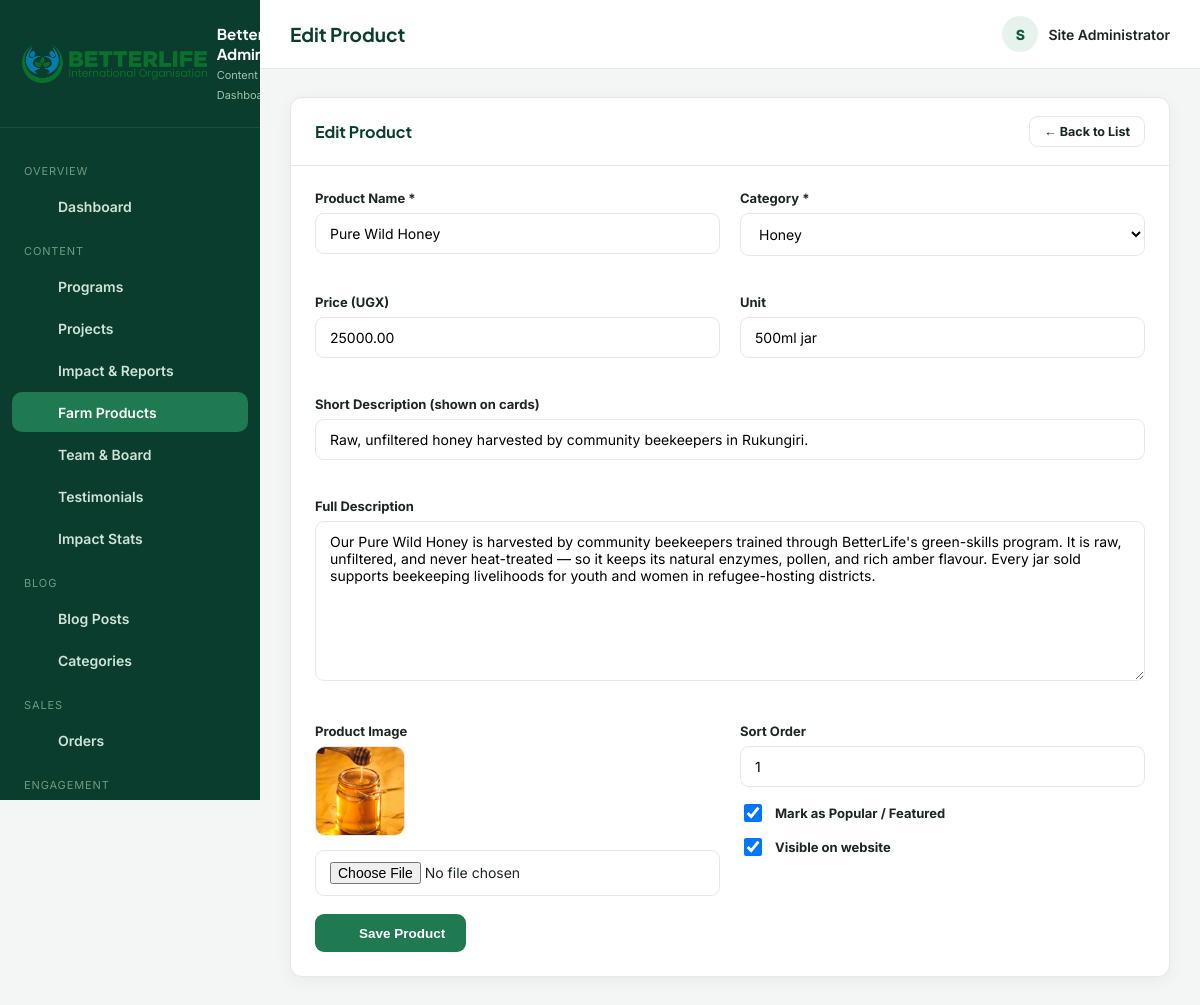
The page /admin/products.php?action=edit&id=1 (signed in) on the database as committed earlier.
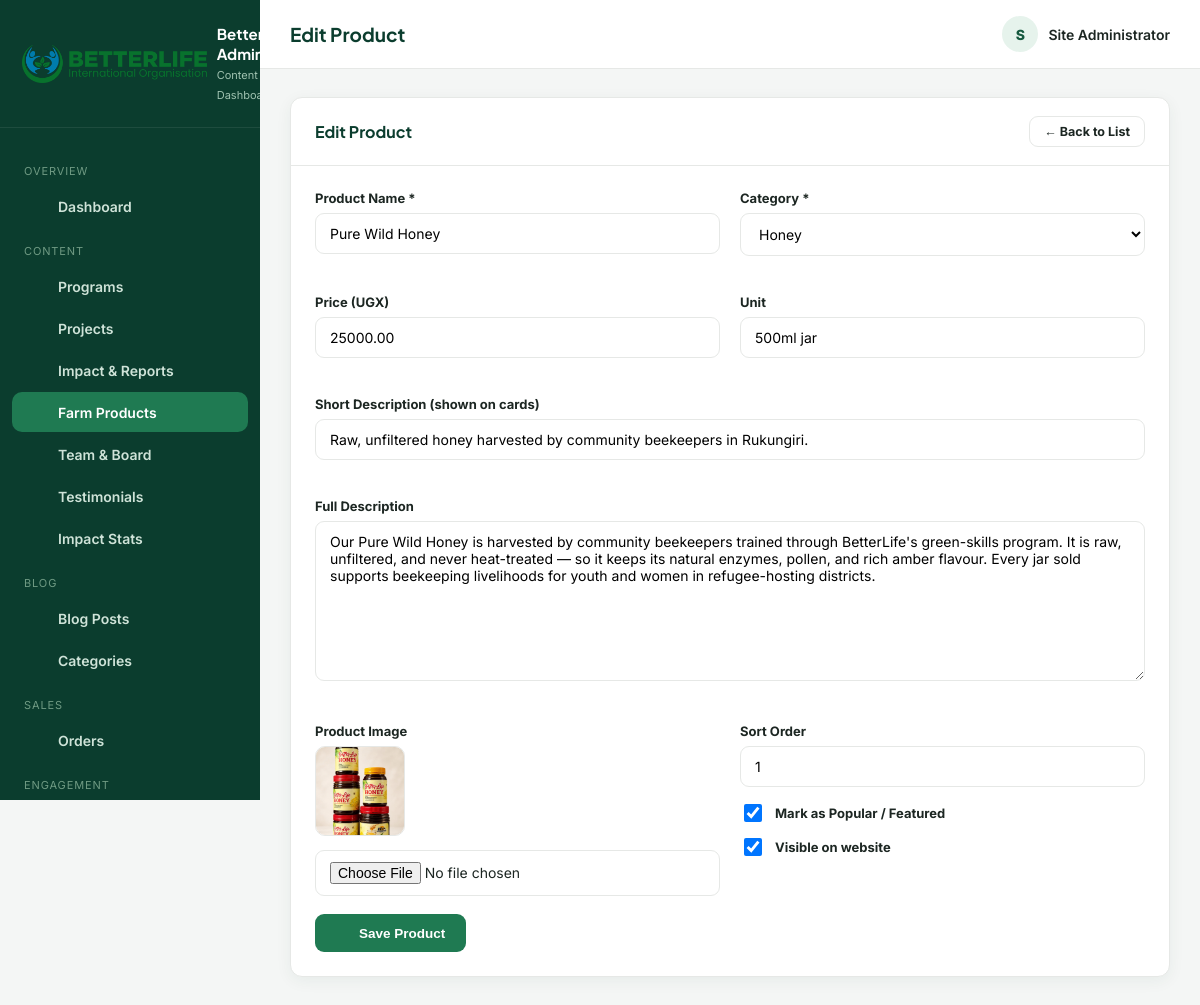
The same page on the database as committed later.
### tables this page shows
CREATE TABLE products (
  id INT AUTO_INCREMENT PRIMARY KEY,
  name VARCHAR(150) NOT NULL,
  slug VARCHAR(170) NOT NULL UNIQUE,
  category VARCHAR(80) NOT NULL,
  price DECIMAL(10,2) DEFAULT NULL,
  unit VARCHAR(50) DEFAULT NULL,
  short_desc VARCHAR(255),
  description LONGTEXT,
  image VARCHAR(255),
  featured TINYINT(1) DEFAULT 0,
  status TINYINT(1) DEFAULT 1,
  sort_order INT DEFAULT 0,
  created_at TIMESTAMP DEFAULT CURRENT_TIMESTAMP,
  updated_at TIMESTAMP DEFAULT CURRENT_TIMESTAMP ON UPDATE CURRENT_TIMESTAMP
);

### admin/products.php (the view, shortened to what this page needs)
<?php
require_once __DIR__ . '/includes/auth.php';
$action = $_GET['action'] ?? 'list';
$id = (int) ($_GET['id'] ?? 0);
$categoryOptions = ['Honey', 'Ghee', 'Yoghurt', 'Dairy', 'Farm Inputs', 'Other'];
$editing = null;
if (in_array($action, ['add', 'edit'], true)) {
    if ($action === 'edit') {
        $stmt = $pdo->prepare("SELECT * FROM products WHERE id = ?");
        $stmt->execute([$id]);
        $editing = $stmt->fetch();
    }
    $pageTitle = $action === 'edit' ? 'Edit Product' : 'Add Farm Product';
    require __DIR__ . '/includes/header.php';
    ?>
    <div class="panel">
      <div class="panel-head"><h3><?= h($pageTitle) ?></h3><a href="<?= ADMIN_URL ?>/products.php" class="btn btn-outline btn-sm">← Back to List</a></div>
      <div class="panel-body">
        <form method="post" enctype="multipart/form-data">
          <div class="form-grid">
            <div class="form-group"><label>Product Name *</label><input type="text" name="name" class="form-control" required value="<?= h($editing['name'] ?? '') ?>"></div>
            <div class="form-group">
              <label>Category *</label>
              <select name="category" class="form-control" required>
                <?php foreach ($categoryOptions as $c): ?>
                  <option value="<?= h($c) ?>" <?= (($editing['category'] ?? '') === $c) ? 'selected' : '' ?>><?= h($c) ?></option>
                <?php endforeach; ?>
              </select>
            </div>
            <div class="form-group"><label>Price (UGX)</label><input type="number" step="0.01" name="price" class="form-control" value="<?= h($editing['price'] ?? '') ?>"></div>
            <div class="form-group"><label>Unit</label><input type="text" name="unit" class="form-control" placeholder="e.g. 500ml jar" value="<?= h($editing['unit'] ?? '') ?>"></div>
            <div class="form-group full"><label>Short Description (shown on cards)</label><input type="text" name="short_desc" class="form-control" value="<?= h($editing['short_desc'] ?? '') ?>"></div>
            <div class="form-group full"><label>Full Description</label><textarea name="description" class="form-control" style="min-height:160px;"><?= h($editing['description'] ?? '') ?></textarea></div>
            <div class="form-group">
              <label>Product Image</label>
              <?php if (!empty($editing['image'])): ?><img src="<?= asset_url($editing['image']) ?>" class="current-image"><br><?php endif; ?>
              <input type="file" name="image" class="form-control" accept="image/*">
            </div>
            <div class="form-group">
              <label>Sort Order</label>
              <input type="number" name="sort_order" class="form-control" value="<?= h($editing['sort_order'] ?? '0') ?>">
              <div class="checkbox-row" style="margin-top:14px;">
                <input type="checkbox" name="featured" id="featured" <?= !empty($editing['featured']) ? 'checked' : '' ?>>
                <label for="featured" style="margin:0;">Mark as Popular / Featured</label>
              </div>
              <div class="checkbox-row" style="margin-top:10px;">
                <input type="checkbox" name="status" id="status" <?= (!isset($editing) || $editing['status']) ? 'checked' : '' ?>>
                <label for="status" style="margin:0;">Visible on website</label>
              </div>
            </div>
          </div>
          <button type="submit" class="btn btn-primary ico-text"><?= icon('save', 16) ?> Save Product</button>
        </form>
      </div>
    </div>
    <?php
    require __DIR__ . '/includes/footer.php';
    exit;
}
require __DIR__ . '/includes/header.php';
?>
<?php require __DIR__ . '/includes/footer.php'; ?>

Rows that differ between the two databases and show on the page:
changed products "Pure Wild Honey": image: a different picture
